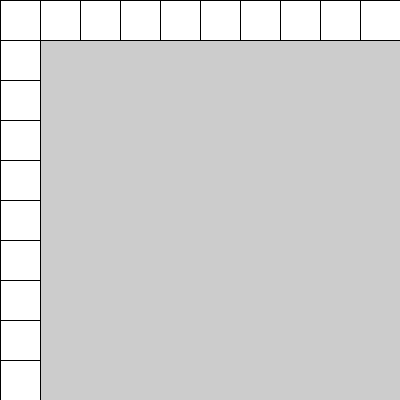
Frame 1 (no input)
Frame 60 (the mouse pressed at the canvas centre just before this capture): identical to frame 1, image omitted
Frame 120 (the mouse held since frame 60 and released just before this capture): identical to frame 1, image omitted

The Processing sketch that drew this single still picture (run headless with seeded random() and noise(); from frame 60 on, the mouse is pressed at the canvas centre):

// Processing sketch: sketch_260609a_for1
// ── sketch_260609a_for1.pde

int cant = 10;
int tam;

void setup(){
  size( 400, 400 );
  
  tam = width / cant;   //40
}

void draw(){
  for( int i = 0 ; i<cant ; i++ ){
    rect( i*tam, 0, tam, tam );
  }

  for( int i = 0 ; i<cant ; i++ ){
    rect( 0, i*tam, tam, tam );
  }

}
